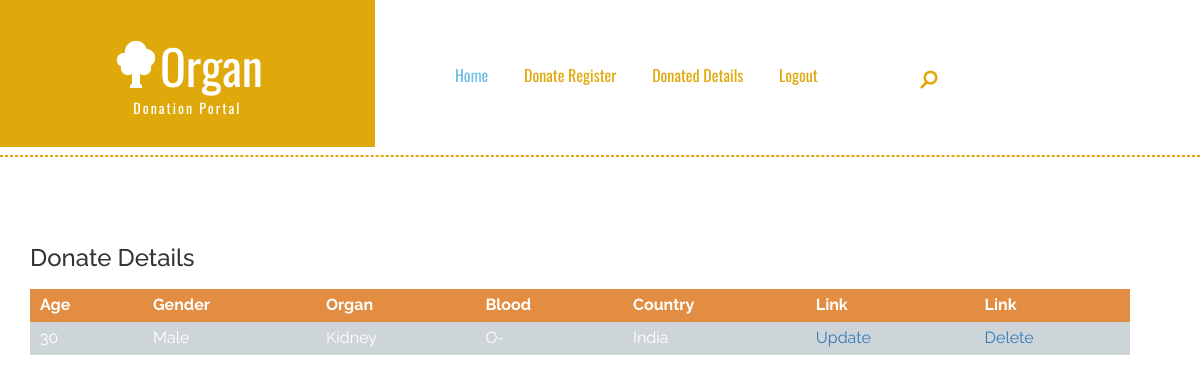
The app's page /donatede.php (signed in) with its own data.
### tables this page shows
CREATE TABLE IF NOT EXISTS `donate` (
  `did` int(5) NOT NULL AUTO_INCREMENT,
  `uid` int(5) DEFAULT NULL,
  `age` varchar(5) DEFAULT NULL,
  `gender` varchar(20) DEFAULT NULL,
  `organ` varchar(100) DEFAULT NULL,
  `blood` varchar(5) DEFAULT NULL,
  `address` varchar(200) DEFAULT NULL,
  `city` varchar(50) DEFAULT NULL,
  `district` varchar(50) DEFAULT NULL,
  `pincode` varchar(10) DEFAULT NULL,
  `state` varchar(30) DEFAULT NULL,
  `country` varchar(30) DEFAULT NULL,
  PRIMARY KEY (`did`)
);

### donatede.php (the view, shortened to what this page needs)
<?php
$uid=$_SESSION['uid'];
?>
<!DOCTYPE html>
<html>
<head>
<link href="css/bootstrap.css" rel="stylesheet" type="text/css" media="all" />
<link href="css/style.css" rel="stylesheet" type="text/css" media="all" />
</head>
<body>
	<?php
	include('uheader.php');
	?>
<div class="line" style="width: 100%">
</div>
	<div class="contact" id="contact">
		<div class="container">
			<h3>Donate Details</h3>
			<div class="tablede">
			<table >
				<tr>
					<th>Age</th>
					<th>Gender</th>
					<th>Organ</th>
					<th>Blood</th>
					<th>Country</th>
					<th>Link</th>
					<th>Link</th>
				</tr>
				<?php
				$sql="select * from donate where uid='$uid'";
				$result=mysql_query($sql);
				while($row=mysql_fetch_assoc($result))
				{
				?>
				<tr>
				<td><?php  echo $row['age'] ?></td>
				<td><?php  echo $row['gender'] ?></td>
				<td><?php  echo $row['organ'] ?></td>
				<td><?php  echo $row['blood'] ?></td>
				<td><?php  echo $row['country'] ?></td>
				<td><a href="update.php?id=<?php  echo $row['did'] ?>">Update</a></td>
				<td><a href="process.php?deid=<?php  echo $row['did'] ?>">Delete</a></td>
				</tr>
				<?php
				}
				?>
			</table>
			</div>
		</div>
	</div>
</body>
</html>

### css/style.css (style rules this page uses)
html, body { font-size: 100%; background: #fff; font-family: 'Raleway', sans-serif !important; }
h1,h2,h3,h4,h5,h6 { margin:0 0 18px; }
.welcome,.team,.services,.contact,.about,.about1 { padding:5em 0; }
.line { width: 11%; margin: 0.5em auto; border: 1px dashed #E1A20C; }
.tablede table { width: 1100px; }
.tablede tr th { padding: 5px 10px 5px 10px; background-color: #e28d41; color: #fff; }
.tablede tr td { padding: 5px 10px 5px 10px; background-color: #ced5d9; color: #fff; }

### records on screen
donate: age "30", gender "Male", organ "Kidney", blood "O-", country "India"
